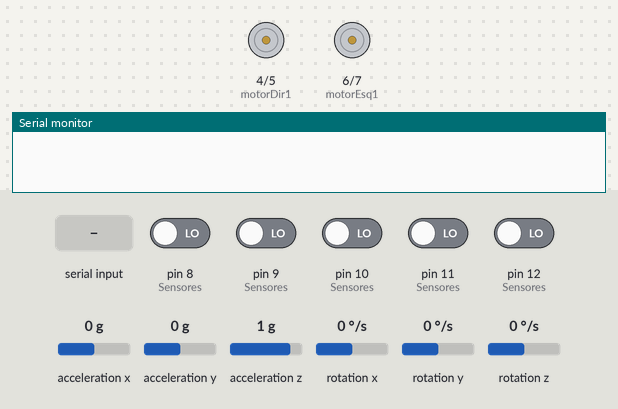
The sketch below on a simulated Arduino Mega 2560, built with avr-gcc and run on an emulated ATmega2560. On the bench: motor-driver pin pairs drawn as motors (green arrow = first pin HIGH = forward, orange = second pin HIGH = backward, longer = more drive), the last lines printed to the serial monitor. The inputs (shaded band) are chosen by the test bench; at power-on: pin 8 (Sensores), pin 9 (Sensores), pin 10 (Sensores), pin 11 (Sensores), pin 12 (Sensores) LOW, rotation z 0 °/s, acceleration x 0 g, acceleration y 0 g, acceleration z 1 g, rotation x 0 °/s, rotation y 0 °/s.

Above: at 4.2 s.
4.3 s: "run\n" received over the second serial link
At 4.7 s:
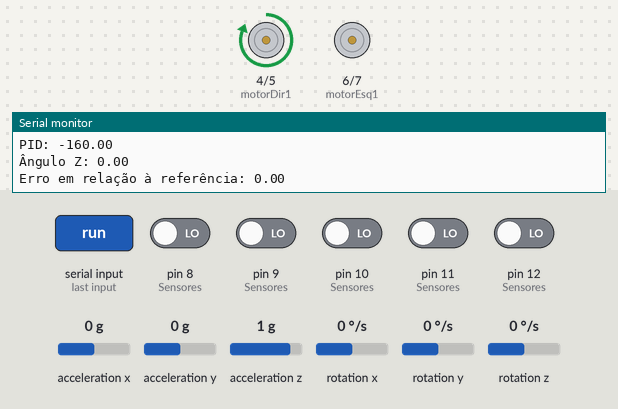
5.9 s: rotation z set to -2 °/s
At 6.8 s:
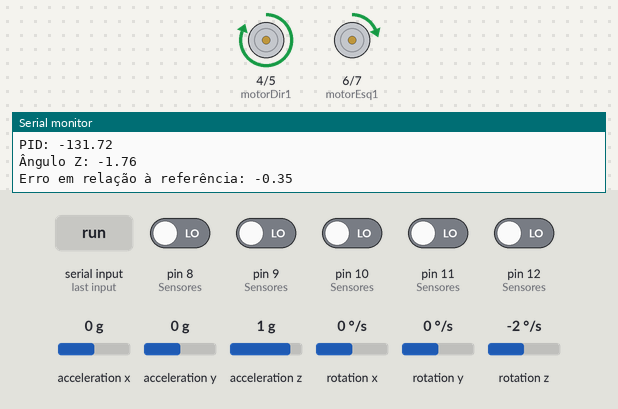
7.8 s: pin 8 (Sensores) driven HIGH
At 9.3 s:
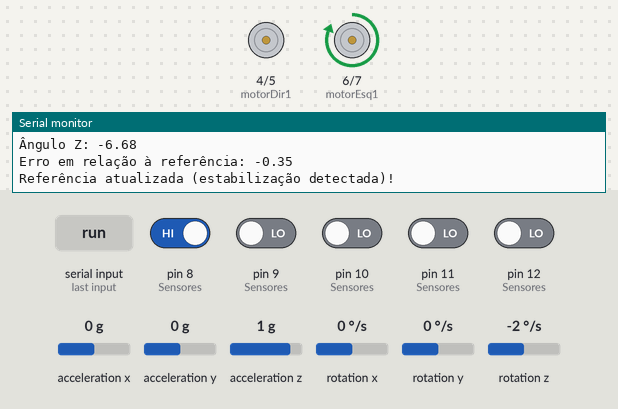
9.6 s: pin 9 (Sensores) driven HIGH
At 9.94 s:
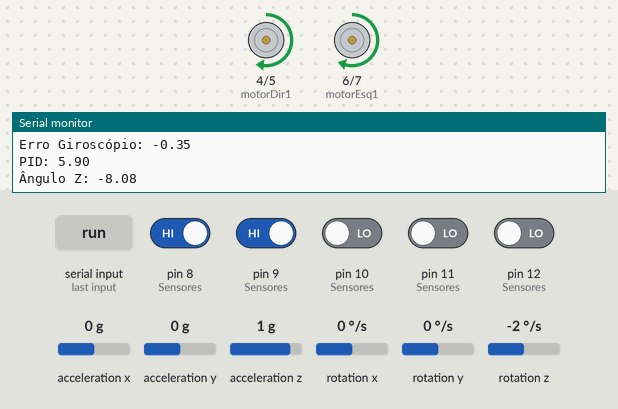
12.6 s: rotation z set to 4 °/s
At 12.87 s:
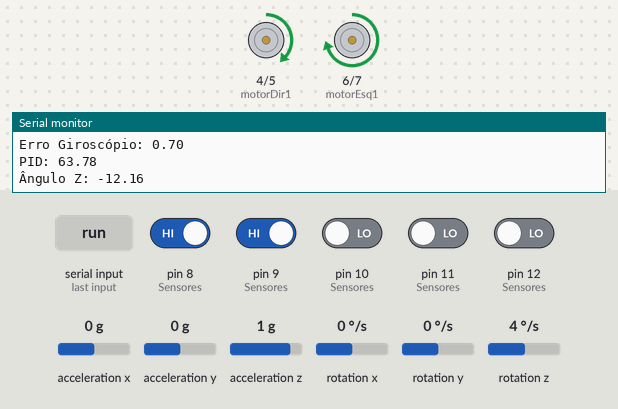
15.6 s: pin 10 (Sensores) driven HIGH
Timing chart, 0 to 19.6 s (numbered marks = the images above; inputs shaded):
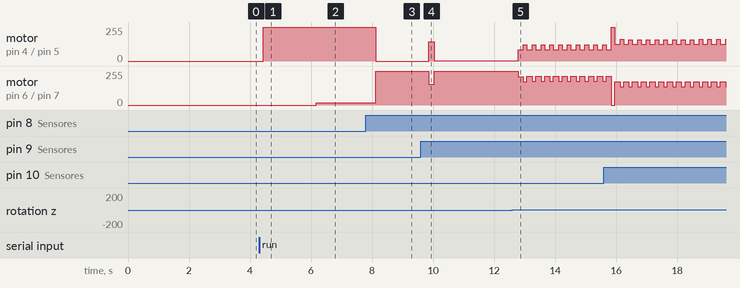

Measured:
- after the input at 4.3 s, motor on pin 4 (motorDir1) / pin 5 (motorDir2): stopped → forward 255/255 after 0.13 s
- after the input at 5.9 s, motor on pin 6 (motorEsq1) / pin 7 (motorEsq2): stopped → forward 17/255 after 0.27 s, → forward 18/255 0.18 s later
- after the input at 7.8 s, motor on pin 4 (motorDir1) / pin 5 (motorDir2): forward 255/255 → stopped after 0.32 s; motor on pin 6 (motorEsq1) / pin 7 (motorEsq2): forward 18/255 → forward 255/255 after 0.32 s
- after the input at 9.6 s, motor on pin 4 (motorDir1) / pin 5 (motorDir2): stopped → forward 144/255 after 0.26 s, → forward 2/255 0.17 s later, → forward 1/255 1.2 s later; motor on pin 6 (motorEsq1) / pin 7 (motorEsq2): forward 255/255 → forward 155/255 after 0.26 s, → forward 255/255 0.17 s later

The sketch:

novoSeguidorGyro.ino
```cpp
// Inclusão das bibliotecas
#include <MPU6050_tockn.h> // Giroscópio e Acelerômetro
#include <Wire.h> // Necessária para o Giroscópio e Acelerômetro
#include <SoftwareSerial.h> // Para o módulo Bluetooth

// Declaração de objetos
MPU6050 mpu6050(Wire);
SoftwareSerial BT(53, 52);

// Definição dos pinos dos motores
#define motorDir1 4
#define motorDir2 5
#define motorEsq1 6
#define motorEsq2 7

// Definição dos pinos dos sensores
#define S1 12
#define S2 11
#define S3 10
#define S4 9
#define S5 8

// Variáveis para a identificação digital do sinal dos sensores
bool linha = 1; // se sinal é 1 ou true, superfície branca
bool pista = 0; // se sinal é 0 ou false, superfície preta

bool running = false;


// Variáveis para sensores e PID
int Sensores[] = {S1, S2, S3, S4, S5}; // Vetor para sensores
bool Leitura[5] = {0}; // Vetor para guardar o sinal recebido pelos sensores

float Kp = 80.0; // Ganho proporcional
float Ki = 0.0;  // Ganho integral
float Kd = 50.0; // Ganho derivativo
float Kp_gyro = 5.0; // Ganho proporcional para o erro angular

int vel_base = 150; // Velocidade base
float erro_linha = 0, erro_linha_anterior = 0;
float erro_gyro = 0; // Erro do giroscópio
float P = 0, I = 0, D = 0, PID = 0;

// Tempo para o PID
unsigned long last_time = 0;

// Função para parar os motores
void seguidorStop() {
  digitalWrite(motorEsq1, LOW);
  digitalWrite(motorEsq2, LOW);
  digitalWrite(motorDir1, LOW);
  digitalWrite(motorDir2, LOW);
}

#include "Bluetooth.h"

void setup() {
  Serial.begin(9600);
  BT.begin(9600);
  Wire.begin();
  mpu6050.begin();
  mpu6050.calcGyroOffsets(true);

  for (int i = 0; i < 5; i++) {
    pinMode(Sensores[i], INPUT);
  }

  pinMode(motorEsq1, OUTPUT);
  pinMode(motorEsq2, OUTPUT);
  pinMode(motorDir1, OUTPUT);
  pinMode(motorDir2, OUTPUT);

  BT.println("SEGUIDOR PRONTO!");
}

// Função para ler os sensores
void leituraSensores() {
  for (int i = 0; i < 5; i++) {
    Leitura[i] = digitalRead(Sensores[i]);
  }
}

float referenciaZ = 0.0; // Ângulo de referência inicial
float anguloAnterior = 0.0; // Última leitura do ângulo
const float limiteEstabilidade = 0.5; // Limite para considerar o ângulo estabilizado

// Função para normalizar o ângulo no intervalo -360 a 360 graus
float normalizarAngulo(float angulo) {
  if (angulo >= 360.0 || angulo <= -360.0) {
    return fmod(angulo, 360.0);
  }
  return angulo;
}

// Função para calcular o erro em relação à referência
float calcularErro(float anguloAtual) {
  return anguloAtual - referenciaZ;
}

// Função para atualizar a referência
void atualizarReferencia(float novoAngulo) {
  referenciaZ = novoAngulo;
}

// Função para verificar se o ângulo está estabilizado
bool verificarEstabilidade(float anguloAtual) {
  return fabs(anguloAtual - anguloAnterior) < limiteEstabilidade;
}

// Função para processar e exibir os dados do ângulo
float inclinacao() {
  mpu6050.update();
  float anguloZ = mpu6050.getAngleZ(); // Ângulo atual em Z
  anguloZ = normalizarAngulo(anguloZ); // Normaliza o ângulo

  // Calcula o erro em relação à referência
  float erroAng = calcularErro(anguloZ);

  // Exibe os valores no monitor serial
  Serial.print("Ângulo Z: ");
  Serial.println(anguloZ);
  Serial.print("Erro em relação à referência: ");
  Serial.println(erroAng);

  // Verifica se o ângulo estabilizou para atualizar a referência
  if (verificarEstabilidade(anguloZ)) {
    atualizarReferencia(anguloZ);
    Serial.println("Referência atualizada (estabilização detectada)!");
  }

  // Atualiza o ângulo anterior para a próxima verificação
  anguloAnterior = anguloZ;

  return erroAng;
}

// Função para calcular o erro
void calculoErroSensor() {
  leituraSensores();

  float peso[] = {-2, -1, 0, 1, 2}; // Pesos associados a cada sensor
  float soma_pesos = 0;
  int ativos = 0;

  for (int i = 0; i < 5; i++) {
    if (Leitura[i]) {
      soma_pesos += peso[i];
      ativos++;
    }
  }

  if (ativos > 0) {
    erro_linha = soma_pesos / ativos; // Média ponderada
  } else {
    // Caso nenhum sensor esteja ativo, manter o último erro ou buscar a linha
    erro_linha = (erro_linha > 0) ? 2 : -2;
  }
}

// Controlador PID
void pid() {
  unsigned long current_time = millis();
  float dt = (current_time - last_time) / 1000.0;

  calculoErroSensor();
  erro_gyro = inclinacao(); // Obtenção do erro angular do giroscópio

  P = erro_linha - erro_gyro;  // Adiciona o erro do giroscópio ao erro da linha
  I += erro_linha * dt;

  if (I > 255) I = 255;       // Limitação da integral
  else if (I < -255) I = -255;

  D = (erro_linha - erro_linha_anterior) / dt;

  PID = (Kp * P) + (Ki * I) + (Kd * D);

  erro_linha_anterior = erro_linha;
  last_time = current_time;

  Serial.print("Erro Linha: ");
  Serial.println(erro_linha);
  Serial.print("Erro Giroscópio: ");
  Serial.println(erro_gyro);
  Serial.print("PID: ");
  Serial.println(PID);
}

// Função para controlar os motores
void Motores() {
  pid();

  int velocidade_esq = vel_base + PID;
  int velocidade_dir = vel_base - PID;

  // Constranger as velocidades para não ultrapassar os limites
  velocidade_esq = constrain(velocidade_esq, 0, 255);
  velocidade_dir = constrain(velocidade_dir, 0, 255);

  analogWrite(motorEsq1, velocidade_esq);
  analogWrite(motorEsq2, 0);
  analogWrite(motorDir1, velocidade_dir);
  analogWrite(motorDir2, 0);
}

void loop() {
  if (BT.available()) {
    String input = BT.readStringUntil('\n');
    ComandoBluetooth(input);
  }

  if (running) {
    Motores();
  }
}
```

Bluetooth.h
```cpp
#ifndef Bluetooth_H
#define Bluetooth_H


void ComandoBluetooth(String input) {
  if (input.indexOf("run") != -1) {
    running = true;
    BT.println("Seguidor em movimento.");
  }

  if (input.indexOf("stop") != -1) {
    running = false;
    seguidorStop();
    BT.println("Seguidor parou.");
  }

  if (input.indexOf("kp.change(") != -1 && input.indexOf(")") != -1) {
    int startIndex = input.indexOf("(") + 1;
    int endIndex = input.indexOf(")");
    float newValue = input.substring(startIndex, endIndex).toFloat();
    Kp = newValue;
    BT.println("Kp alterado para: " + String(Kp));
  }

  if (input.indexOf("ki.change(") != -1 && input.indexOf(")") != -1) {
    int startIndex = input.indexOf("(") + 1;
    int endIndex = input.indexOf(")");
    float newValue = input.substring(startIndex, endIndex).toFloat();
    Ki = newValue;
    BT.println("Ki alterado para: " + String(Ki));
  }

  if (input.indexOf("kd.change(") != -1 && input.indexOf(")") != -1) {
    int startIndex = input.indexOf("(") + 1;
    int endIndex = input.indexOf(")");
    float newValue = input.substring(startIndex, endIndex).toFloat();
    Kd = newValue;
    BT.println("Kd alterado para: " + String(Kd));
  }

  if (input.indexOf("v.change(") != -1 && input.indexOf(")") != -1) {
    int startIndex = input.indexOf("(") + 1;
    int endIndex = input.indexOf(")");
    vel_base = input.substring(startIndex, endIndex).toInt();
    BT.println("Velocidade base alterada para: " + String(vel_base));
  }
}

#endif
```
